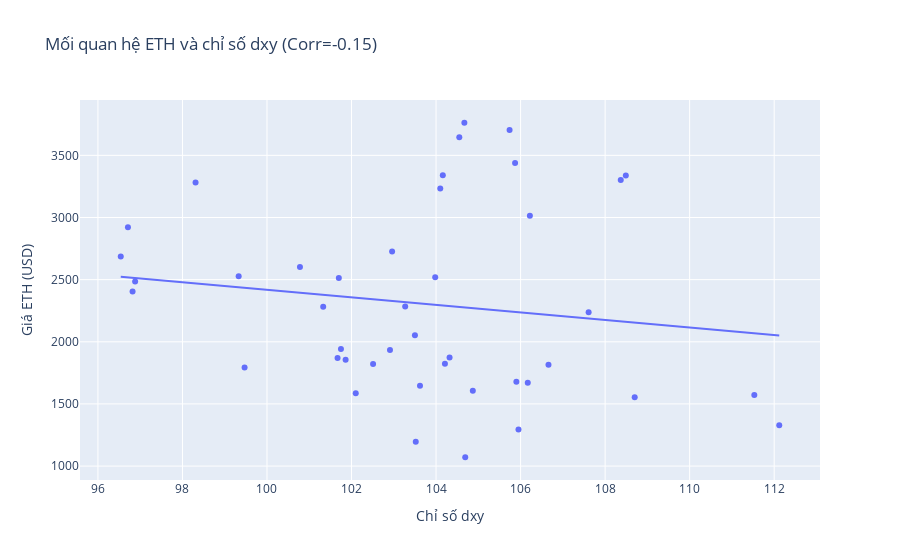

The code cell stored with this chart in its notebook:
### Markdown cell above
- biểu đồ fed 

Đường hồi quy có độ dốc nhẹ dương, nghĩa là khi lãi suất FED tăng, giá ETH có xu hướng tăng nhẹ.

Tuy nhiên, độ dốc rất nhỏ và hệ số tương quan chỉ 0.11 → mối quan hệ gần như không đáng kể.

Lãi suất FED là yếu tố vĩ mô tác động mạnh tới thị trường tài chính truyền thống, nhưng với crypto (đặc biệt là ETH), tác động gián tiếp và chậm trễ

trong thực tế : khi fed tăng lãi suất các nhà đầu tư có xu hướng rút vốn khỏi các tài sản rủi ro cao (như chứng khoán công nghệ, tiền điện tử) để chuyển sang các tài sản an toàn hơn (như trái phiếu chính phủ). Điều này có thể tạo ra áp lực giảm giá cho ETH.

 Lãi suất tăng làm tăng chi phí vay vốn. Điều này có thể ảnh hưởng đến khả năng tài trợ của các công ty công nghệ và các dự án trong hệ sinh thái Ethereum, từ đó làm giảm sự phát triển và giá trị của chúng, nhưng mối quan hệ này không phải lúc nào củng tuyến tính

### Code cell
import plotly.express as px# --- 1. Resample theo tháng ---
df_month = df.resample('M', on='timestamp_utc').agg({
    'close_eth': 'last',
    'dxy': 'last'
}).reset_index()
# tính hệ số tương quan 
corr_fed = df_month['close_eth'].corr(df_month['dxy'])
print(f"Hệ số tương quan ETH & chỉ số DXY: {corr_fed:.2f}")


# --- 4. Scatter plot ETH vs Fed Funds ---
fig2 = px.scatter(
    df_month, x='dxy', y='close_eth',
    trendline='ols',
    title=f'Mối quan hệ ETH và chỉ số dxy (Corr={corr_fed:.2f})',
    labels={'dxy': 'Chỉ số dxy', 'close_eth': 'Giá ETH (USD)'},
    #template='plotly_dark'
)
fig2.show()

### Figure 1 — Plotly figure (JSON) as saved in the notebook; plotly's stock layout.template omitted (floating-point values rounded to 4 significant figures)
{"data": [{"hovertemplate": "Chỉ số dxy=%{x}<br>Giá ETH (USD)=%{y}<extra></extra>", "legendgroup": "", "marker": {"color": "#636efa", "symbol": "circle"}, "mode": "markers", "name": "", "orientation": "v", "showlegend": false, "type": "scatter", "x": [96.54, 96.71, 98.31, 103.0, 101.8, 104.7, 105.9, 108.7, 112.1, 111.5, 105.9, 103.5, 102.1, 104.9, 102.5, 101.7, 104.3, 102.9, 101.9, 103.6, 106.2, 106.7, 103.5, 101.3, 103.3, 104.2, 104.6, 106.2, 104.7, 105.9, 104.1, 101.7, 100.8, 104.0, 105.7, 108.5, 108.4, 107.6, 104.2, 99.47, 99.33, 96.88, 96.82], "xaxis": "x", "y": [2687.0, 2921.0, 3282.0, 2727.0, 1942.0, 1071.0, 1678.0, 1554.0, 1329.0, 1573.0, 1294.0, 1196.0, 1585.0, 1605.0, 1822.0, 1870.0, 1874.0, 1934.0, 1856.0, 1646.0, 1671.0, 1815.0, 2052.0, 2282.0, 2283.0, 3340.0, 3645.0, 3014.0, 3762.0, 3438.0, 3233.0, 2513.0, 2602.0, 2519.0, 3704.0, 3338.0, 3301.0, 2238.0, 1822.0, 1794.0, 2528.0, 2485.0, 2405.0], "yaxis": "y"}, {"hovertemplate": "<b>OLS trendline</b><br>close_eth = -30.264 * dxy + 5444.13<br>R<sup>2</sup>=0.021685<br><br>Chỉ số dxy=%{x}<br>Giá ETH (USD)=%{y} <b>(trend)</b><extra></extra>", "legendgroup": "", "marker": {"color": "#636efa", "symbol": "circle"}, "mode": "lines", "name": "", "showlegend": false, "type": "scatter", "x": [96.54, 96.71, 96.82, 96.88, 98.31, 99.33, 99.47, 100.8, 101.3, 101.7, 101.7, 101.8, 101.9, 102.1, 102.5, 102.9, 103.0, 103.3, 103.5, 103.5, 103.6, 104.0, 104.1, 104.2, 104.2, 104.3, 104.6, 104.7, 104.7, 104.9, 105.7, 105.9, 105.9, 105.9, 106.2, 106.2, 106.7, 107.6, 108.4, 108.5, 108.7, 111.5, 112.1], "xaxis": "x", "y": [2522.0, 2517.0, 2514.0, 2512.0, 2469.0, 2438.0, 2434.0, 2394.0, 2377.0, 2367.0, 2366.0, 2365.0, 2361.0, 2354.0, 2342.0, 2330.0, 2328.0, 2319.0, 2312.0, 2311.0, 2308.0, 2297.0, 2294.0, 2292.0, 2290.0, 2287.0, 2280.0, 2276.0, 2276.0, 2270.0, 2244.0, 2240.0, 2239.0, 2238.0, 2231.0, 2229.0, 2216.0, 2187.0, 2164.0, 2161.0, 2154.0, 2069.0, 2051.0], "yaxis": "y"}], "layout": {"legend": {"tracegroupgap": 0}, "title": {"text": "Mối quan hệ ETH và chỉ số dxy (Corr=-0.15)"}, "xaxis": {"anchor": "y", "domain": [0, 1], "title": {"text": "Chỉ số dxy"}}, "yaxis": {"anchor": "x", "domain": [0, 1], "title": {"text": "Giá ETH (USD)"}}}}
